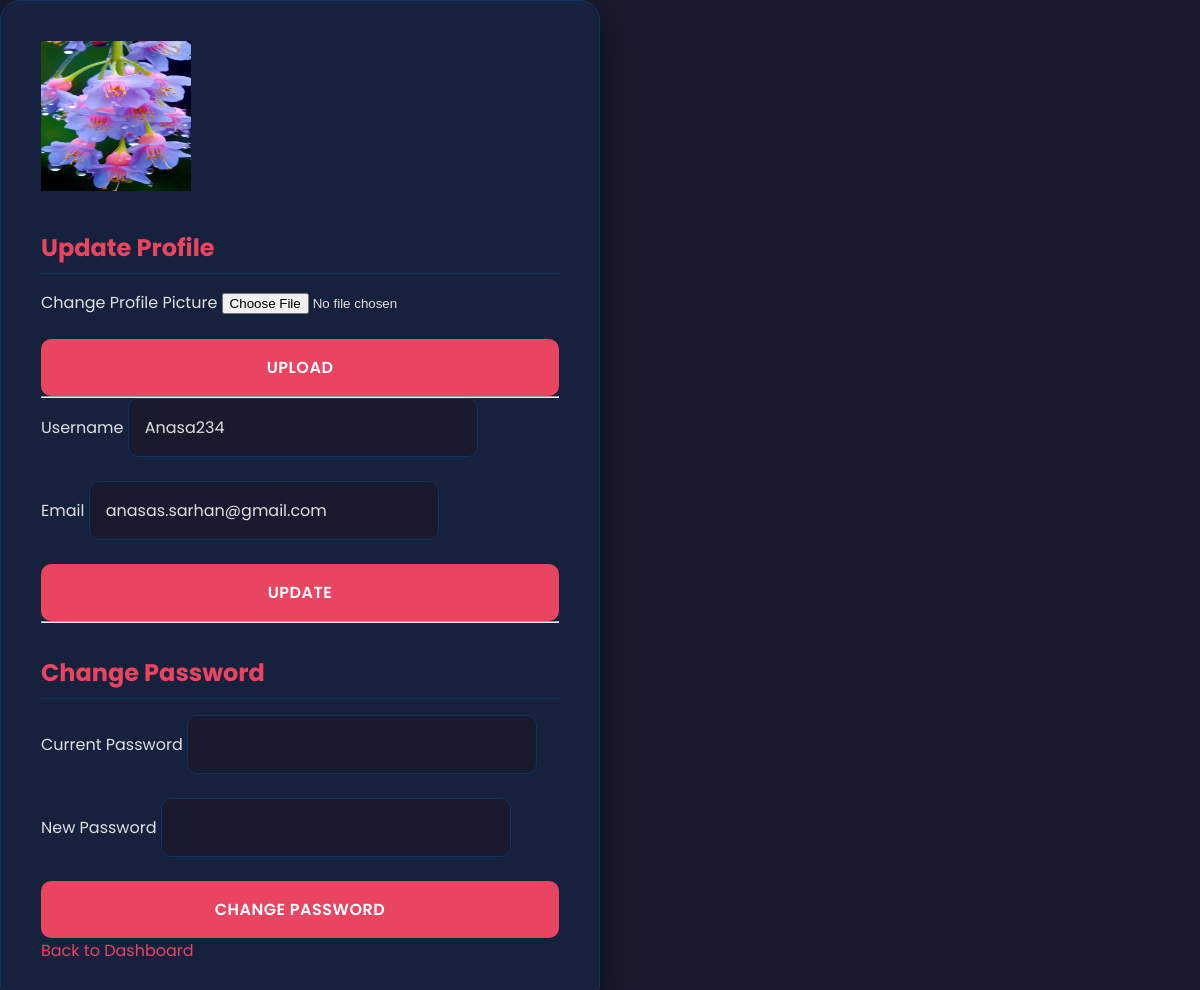
Screenshot of /profile (signed in) with the database file from the repository.
### app.py (models this page shows)
class User(UserMixin, db.Model):
    id = db.Column(db.Integer, primary_key=True)
    username = db.Column(db.String(150), unique=True, nullable=False)
    email = db.Column(db.String(150), unique=True, nullable=False)
    password = db.Column(db.String(150), nullable=False)
    profile_image = db.Column(db.String(150), nullable=False, default='default.jpg')
    dreams = db.relationship('Dream', backref='author', lazy=True)

### app.py (the view, shortened to what this page needs)
@app.route('/profile', methods=['GET', 'POST'])
@login_required
def profile():
    return render_template('profile.html')

### app.py (called while the page is built)
@login_manager.user_loader
def load_user(user_id):
    return User.query.get(int(user_id))

### templates/profile.html (shortened to what this page needs)
<!DOCTYPE html>
<html lang="en">
<head>
    <link rel="stylesheet" href="{{ url_for('static', filename='style.css') }}">
</head>
<body>
    <div class="container">
        <img src="{{ url_for('static', filename='uploads/' + current_user.profile_image) }}" alt="Profile Picture" width="150" height="150">
        <h2>Update Profile</h2>
        <form method="POST" action="{{ url_for('profile') }}" enctype="multipart/form-data">
            <div class="form-group">
                <label for="profile_picture">Change Profile Picture</label>
                <input type="file" id="profile_picture" name="profile_picture">
            </div>
            <button type="submit">Upload</button>
        </form>
        <hr>
        <form method="POST" action="{{ url_for('profile') }}">
            <div class="form-group">
                <label for="username">Username</label>
                <input type="text" id="username" name="username" value="{{ current_user.username }}" required>
            </div>
            <div class="form-group">
                <label for="email">Email</label>
                <input type="email" id="email" name="email" value="{{ current_user.email }}" required>
            </div>
            <button type="submit" name="update_profile">Update</button>
        </form>
        <hr>
        <h2>Change Password</h2>
        <form method="POST" action="{{ url_for('profile') }}">
            <div class="form-group">
                <label for="current_password">Current Password</label>
                <input type="password" id="current_password" name="current_password" required>
            </div>
            <div class="form-group">
                <label for="new_password">New Password</label>
                <input type="password" id="new_password" name="new_password" required>
            </div>
            <button type="submit" name="change_password">Change Password</button>
        </form>
        <a href="{{ url_for('dashboard') }}">Back to Dashboard</a>
    </div>
</body>
</html>

### static/style.css (style rules this page uses)
* { margin: 0; padding: 0; box-sizing: border-box; }
body { font-family: 'Poppins', sans-serif; background: #1a1a2e; color: #e0e0e0; min-height: 100vh; }
.container, .auth-container { background: #16213e; padding: 2.5rem; border-radius: 20px; box-shadow: 0 15px 35px rgba(0, 0, 0, 0.5); width: 100%; max-width: 600px; border: 1px solid #0f3460; }
h2 { color: #e94560; margin-top: 2rem; margin-bottom: 1rem; border-bottom: 1px solid #0f3460; padding-bottom: 0.5rem; }
a { color: #e94560; text-decoration: none; transition: color 0.3s ease; }
form { display: flex; flex-direction: column; gap: 1.5rem; }
textarea, select, input[type="text"], input[type="password"], input[type="email"] { padding: 1rem; border-radius: 10px; border: 1px solid #0f3460; font-size: 1rem; font-family: 'Poppins', sans-serif; background: #1a1a2e; color: #e0e0e0; transition: all 0.3s ease; }
textarea::placeholder, input::placeholder { color: rgba(224, 224, 224, 0.5); }
button, .btn-primary { padding: 1rem; border-radius: 10px; border: none; font-size: 1rem; font-family: 'Poppins', sans-serif; background: #e94560; color: #fff; cursor: pointer; font-weight: 600; letter-spacing: 0.5px; transition: all 0.3s ease; text-transform: uppercase; }

### rows the page displays
User: profile_image (picture), username "Anasa234", email "anasas.sarhan@gmail.com"
